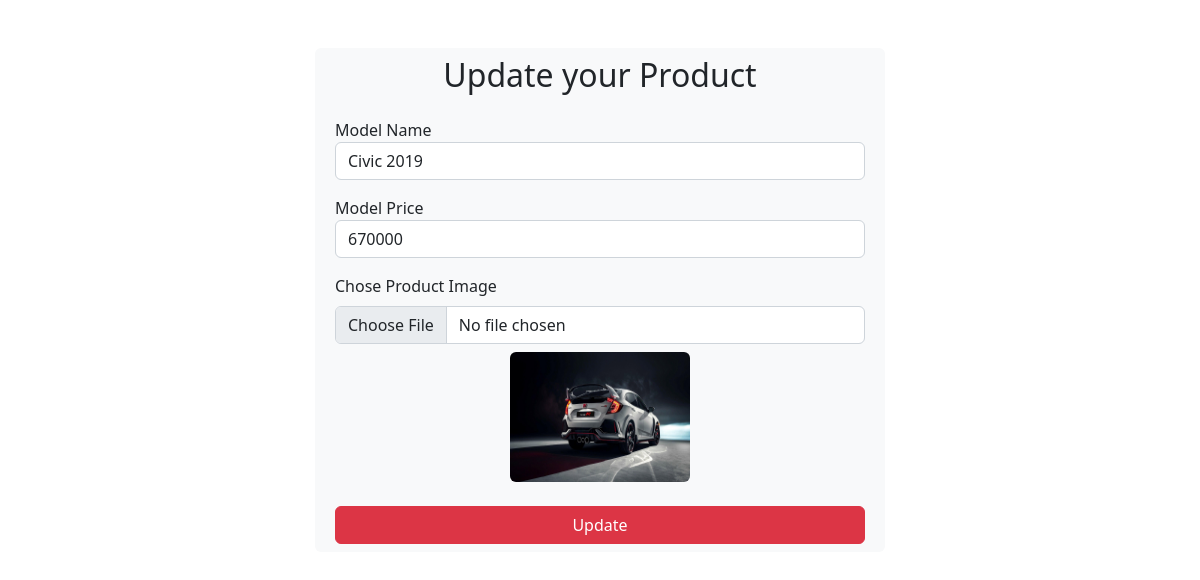
Screenshot of /productDUpdate.php?id=12 with the database file from the repository.
### tables this page shows
CREATE TABLE IF NOT EXISTS `product` (
  `id` int NOT NULL AUTO_INCREMENT,
  `product_name` varchar(255) NOT NULL,
  `product_price` varchar(100) NOT NULL,
  `product_image` varchar(255) NOT NULL,
  PRIMARY KEY (`id`)
);

### productDUpdate.php (the view, shortened to what this page needs)
<?php
include ("conn.php");
?>
<!doctype html>
<html lang="en">
<head>
  <link href="https://cdn.jsdelivr.net/npm/bootstrap@5.2.1/dist/css/bootstrap.min.css" rel="stylesheet"
>
</head>
<body>
<div class="container">
        <div class="row justify-content-center">
            <div class="col-md-6 bg-light mt-5 rounded">
                <h2 class="text-center p-2">Update your Product</h2>
<?php
$takesql = "SELECT * FROM `product` WHERE id='".$_GET["id"]."'";
$updatesql = mysqli_query($con, $takesql);
    while ($hf = mysqli_fetch_array($updatesql))
    {
?>
                <form action="" method="post" class="p-2" id="form-box" enctype="multipart/form-data">
                    <div class="form-group">
                        <label> Model Name</label>
                        <input type="text" class="form-control" value="<?php echo $hf["product_name"]?>" name="pname" required>
                    </div>
                    <div class="form-group my-3">
                        <label>Model Price</label>
                        <input type="text" class="form-control" value="<?php echo $hf["product_price"]?>" name="pprice" required>
                    </div>
                    <div class="form-group my-3">
                        <label for="formFile" class="form-label">Chose Product Image</label>
                        <input class="form-control" type="file" id="formFile" value="<?php echo $hf["product_image"]?>" name="pimage">
                        <center><img class="my-2 rounded-2" src="image/<?php echo $hf["product_image"] ?>" width="180px" height="130" alt=""></center>
                    </div>
                    <div class="form-group">
                        <input type="submit" class="btn btn-danger btn-block w-100" name="btn11" value="Update">
                    </div>
                </form>
<?php
    }
?>
            </div>
        </div>
    </div>
</body>
</html>

### rows the page displays
product: pname "Civic 2019", pprice "670000", product_image (picture)
